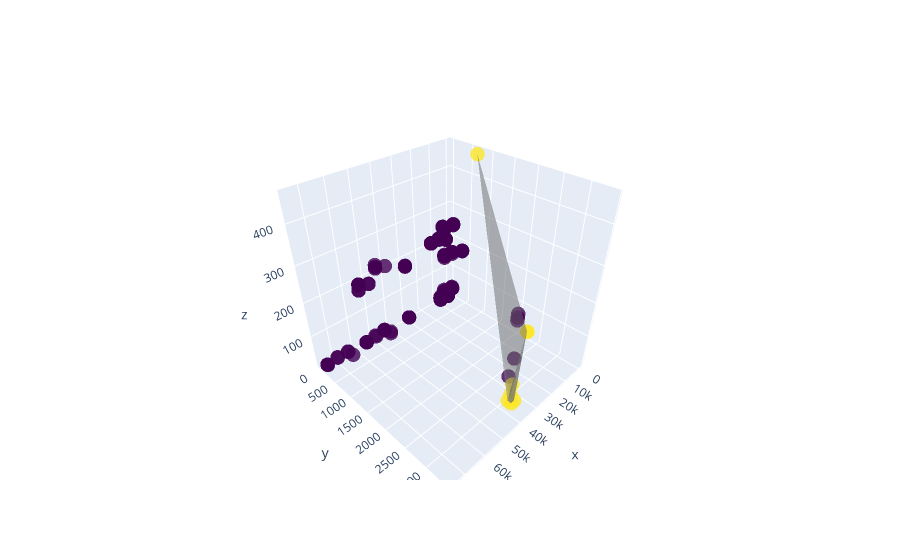

Write notebook code for a chart like this one.
### Code cell
import plotly.graph_objects as go
import numpy as np

x = df['cost']
y = df['throughput']
z = df['throughput_time']
is_efficient = df['is_efficient'].astype(int)

data = [go.Scatter3d(x=x, y=y, z=z,
                                   mode='markers', marker=dict(
        size=5,
        color=is_efficient,                # set color to an array/list of desired values
        colorscale='Viridis',   # choose a colorscale
        opacity=0.8
    ))]

df_efficient = df.loc[df['is_efficient']]

x2 = df_efficient['cost']
y2 = df_efficient['throughput']
z2 = df_efficient['throughput_time']

data.append(go.Mesh3d(x=x2, y=y2, z=z2, color='grey', opacity=0.5))
fig = go.Figure(data=data)
fig.show()

### Figure 1 — Plotly figure (JSON) as saved in the notebook; plotly's stock layout.template omitted (floating-point values rounded to 4 significant figures; data arrays with more than 128 entries replaced by an {"elided": "..."} marker saying what was removed)
{"data": [{"marker": {"color": {"elided": "150 int values"}, "colorscale": [[0, "#440154"], [0.1111, "#482878"], [0.2222, "#3e4989"], [0.3333, "#31688e"], [0.4444, "#26828e"], [0.5556, "#1f9e89"], [0.6667, "#35b779"], [0.7778, "#6ece58"], [0.8889, "#b5de2b"], [1, "#fde725"]], "opacity": 0.8, "size": 5}, "mode": "markers", "type": "scatter3d", "x": {"elided": "150 int values"}, "y": {"elided": "150 int values"}, "z": {"elided": "150 float values"}}, {"color": "grey", "opacity": 0.5, "type": "mesh3d", "x": [0, 45000, 45000, 45000, 40000, 40000, 40000, 40000], "y": [714, 3389, 3351, 3404, 3274, 3408, 3406, 3323], "z": [459.3, 105.5, 83.53, 136.9, 42.43, 259.1, 258.2, 57.61]}], "layout": {"autosize": true, "scene": {"aspectmode": "auto", "aspectratio": {"x": 1, "y": 1, "z": 1}, "camera": {"center": {"x": 0, "y": 0, "z": 0}, "eye": {"x": 1.25, "y": 1.25, "z": 1.25}, "projection": {"type": "perspective"}, "up": {"x": 0, "y": 0, "z": 1}}}}}
